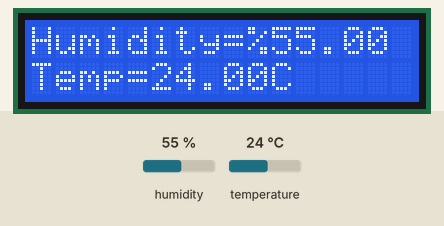
Simulated run of this sketch. Board: Arduino Uno, built with avr-gcc and run on an emulated ATmega328P. Shown: 16×2 character LCD. The inputs (shaded band) are chosen by the test bench; at power-on: humidity 55 %, temperature 24 °C.

Above: at 1.2 s.
1.3 s: humidity set to 22 %
At 3.4 s:
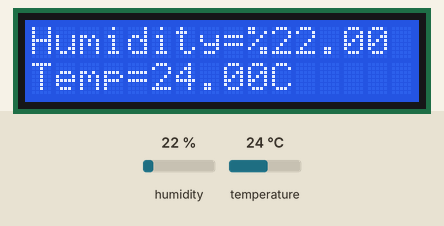
7.4 s: temperature set to 12 °C
At 9.3 s:
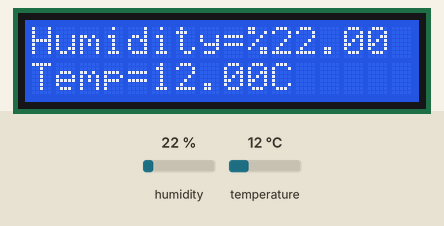
11.8 s: humidity set to 40 %
At 12.8 s:
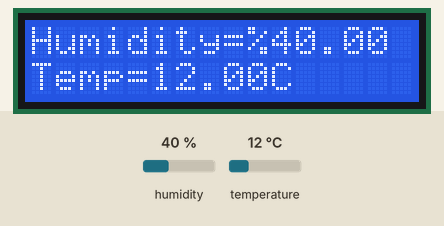
15.9 s: temperature set to 19 °C
At 17.6 s:
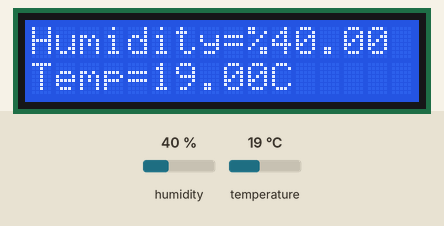
Timing chart, 0 to 19.1 s (numbered marks = the images above; inputs shaded):
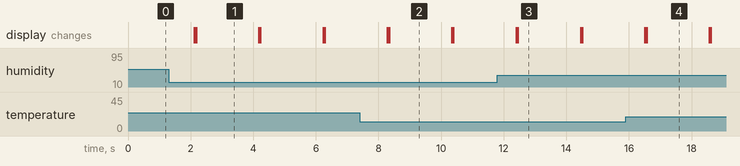

Measured:
- after the input at 1.3 s, the display: first differs from a run without the input after 0.87 s (image 1)
- after the input at 7.4 s, the display: first differs from a run without the input after 0.94 s (image 2)
- after the input at 11.8 s, the display: first differs from a run without the input after 0.65 s (image 3)
- after the input at 15.9 s, the display: first differs from a run without the input after 0.66 s (image 4)
- what the display in image 1 shows lasts 2.0 s, from 2.2 s to 4.2 s

The sketch:

Temperature_Humidity.ino
```cpp
#include<LiquidCrystal_I2C.h>
#include "DHT.h"
#define DHTPIN 10

#define DHTTYPE DHT11

DHT dht(DHTPIN, DHTTYPE);
LiquidCrystal_I2C lcd(0x27, 16, 2);

void setup()
{

    dht.begin();
    lcd.backlight();
    lcd.init();
}
void loop()
{
    lcd.clear();
    lcd.setCursor(0,0);
    lcd.print("Humidity=%");
    lcd.print((float)dht.readHumidity());
    lcd.setCursor(0,1);
    lcd.print("Temp=");
    lcd.print((float)dht.readTemperature());
    lcd.print("C");
    delay(2000);
    lcd.clear();
}
```
